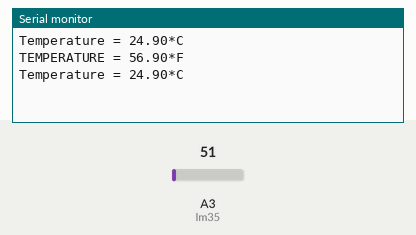
The sketch below on a simulated Arduino Uno, built with avr-gcc and run on an emulated ATmega328P. Shown: the last lines printed to the serial monitor. The inputs (shaded band) are chosen by the test bench; at power-on: A3 (lm35) = 51.

Above: at 2.8 s.
2.9 s: A3 (lm35) set to 61
At 3.8 s:
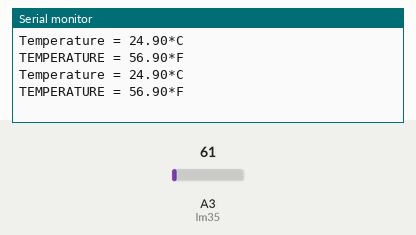
5.6 s: A3 (lm35) set to 71
At 6.8 s:
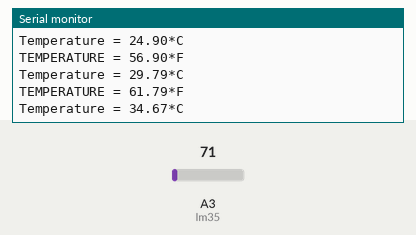
Timing chart, 0 to 8.6 s (numbered marks = the images above; inputs shaded):
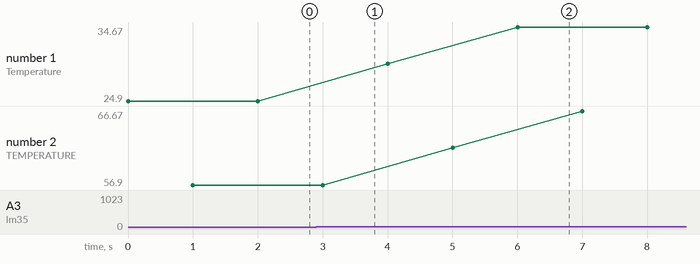

The sketch:

LM_35.ino
```cpp
int value = 0;
int lm35 = A3;


void setup() {
  // put your setup code here, to run once:
  Serial.begin(9600);
}

void loop() {
  // put your main code here, to run repeatedly:
  value = analogRead(lm35);
  float millivolts = (value/1024.0) * 5 * 1000;
  float cel = millivolts /10;
  float farh = cel *(9/5) +32;

  Serial.print("Temperature = ");
  Serial.print(cel);
  Serial.print("*C");
  Serial.println();
  delay(1000);

  Serial.print("TEMPERATURE = ");
  Serial.print(farh);
  Serial.print("*F");
  Serial.println();
  delay(1000);

}
```

Measured:
- after the input at 5.6 s, the serial monitor: prints a new line after 0.40 s (image 2)
- plotted number 1: 24.9 → 29.79 after the input at 2.9 s, 29.79 → 34.67 after the input at 5.6 s
- plotted number 2: 56.9 → 61.79 after the input at 2.9 s, 61.79 → 66.67 after the input at 5.6 s
